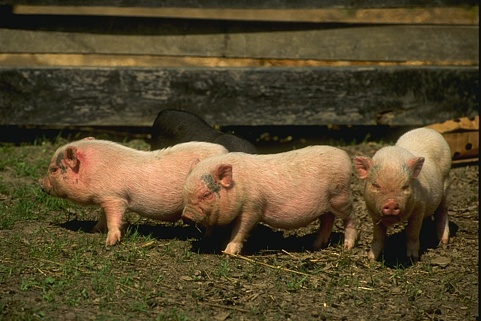
#> input picture Datasets/BSDS500/data/images/val/66053.jpg, 481 x 321 px, given as the content of the folder ../../../Datasets/BSDS500/data/images/train, which was not available
$ python test_bsds.py   (Python 2 division)   (older library calls are emulated)
#> lines starting #> are read from the running program, lines starting #| are printed output that depends on the picture
### Codes/SuperEdge/SuperEdge/bsds500.py
import random
import numpy as np
from scipy import misc
import scipy.io as sio
import os

class BSDS(object):
	"""
	This is a class for loading BSDS500 dataset
	"""
	def __init__(self):
		pass

	@staticmethod
	def load(which='train'):
		"""
		This will load the images and ground truth files for the specified subfolder. (RGB ordering)

		Parameters
		----------
		which: str
				determine which set of data to load (train, test, val)

		Returns
		-------
		(X,y,n): tuple of two ndarrays and a list
			   This tuple will contain the images and respective ground truth contours of images. It will also contain a list of image names.
			   X is of size (nb * width * height * 3)
			   y is of size (nb * width * height)
			   n is a list of size (nb)
			   where width = 480 and height = 320
			   ground truth contour map is created by averaging all of the human-annotated boundary maps

		"""
#> called with which = 'train'
		data_path = '../../../Datasets/BSDS500/data'
		images_path = os.path.join(data_path, 'images')
		gt_path = os.path.join(data_path, 'groundTruth')
		sub_folders = ['test', 'train', 'val']

		if which not in sub_folders:
			print 'defined folder is not in subfolders.'
			return

		nb = 200        # size of train/test set
		if which == sub_folders[-1]:
			nb = 100    # size of validation set

		nb_xchannels = 3    # number of images channels
		width = 320
		height = 480
		# don't need to use bc01 ordering, feature extractor will take care of the ordering
		X = np.zeros((nb, width, height, nb_xchannels), dtype=np.float32)
		y = np.zeros((nb, width, height), dtype=np.float32)
		n = []

		imdir = os.path.join(images_path, which)
		gtdir = os.path.join(gt_path, which)
		idx = -1
		for i in os.listdir(imdir):
			if i[-4:] == '.jpg':
				idx += 1
				imname = i[:-4]
				n.append(imname)
				impath = os.path.join(imdir, i)
				g = imname + '.mat'
				gtpath = os.path.join(gtdir, g)
				img = misc.imread(impath)[:-1,:-1].astype(dtype=np.float32)
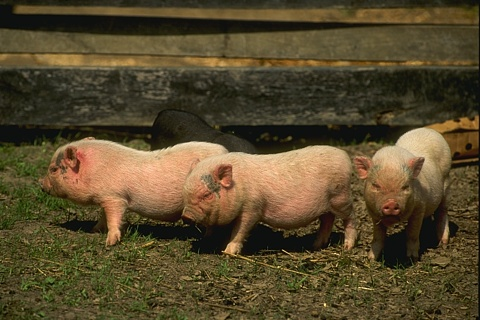
#> img: shape (320, 480, 3) float32; mean R, G, B 87.1, 73.5, 44.6
#> (the run stopped early here; a loop or call above may not have finished)

$ run again, on Datasets/BSDS500/data/images/val/76053.jpg
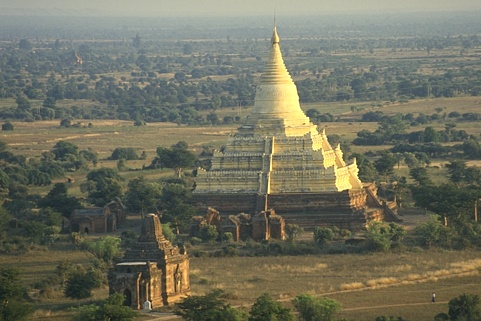
#> input picture Datasets/BSDS500/data/images/val/76053.jpg, 481 x 321 px, given as the content of the folder ../../../Datasets/BSDS500/data/images/train, which was not available
#> in load, `img = misc.imread(impath)[:-1,:-1].astype(dtype=np.float32)`:
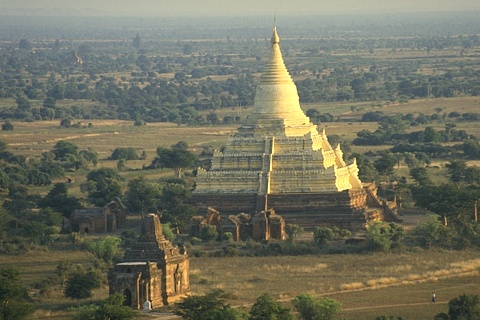
#> img: shape (320, 480, 3) float32; mean R, G, B 111.1, 111.3, 94.5

$ run again, on Datasets/BSDS500/data/images/val/78004.jpg
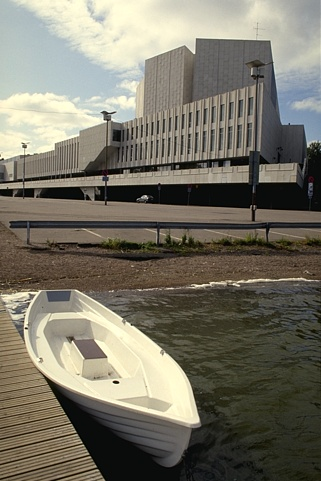
#> input picture Datasets/BSDS500/data/images/val/78004.jpg, 321 x 481 px, given as the content of the folder ../../../Datasets/BSDS500/data/images/train, which was not available
#> in load, `img = misc.imread(impath)[:-1,:-1].astype(dtype=np.float32)`:
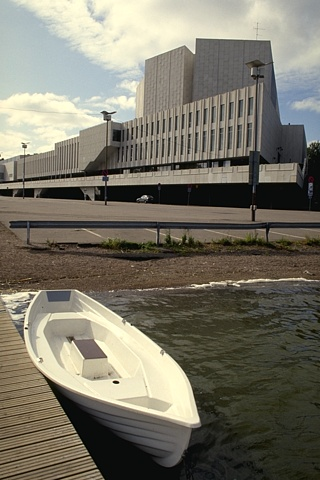
#> img: shape (480, 320, 3) float32; mean R, G, B 120.5, 116.6, 103.1

$ run again, on Datasets/BSDS500/data/images/val/8023.jpg
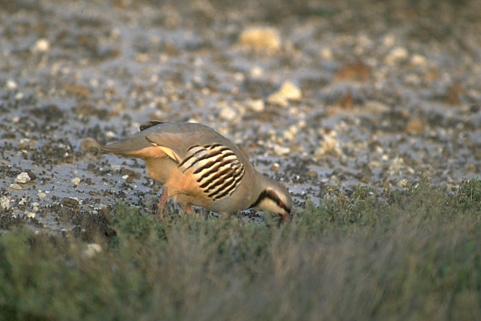
#> input picture Datasets/BSDS500/data/images/val/8023.jpg, 481 x 321 px, given as the content of the folder ../../../Datasets/BSDS500/data/images/train, which was not available
#> in load, `img = misc.imread(impath)[:-1,:-1].astype(dtype=np.float32)`:
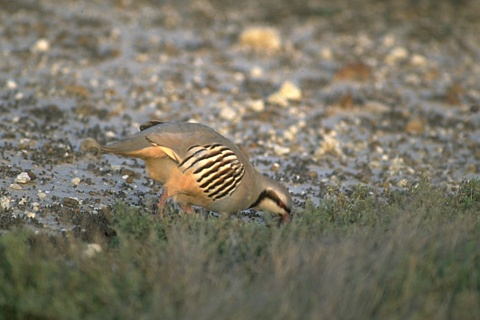
#> img: shape (320, 480, 3) float32; mean R, G, B 120.1, 115.6, 99.5
